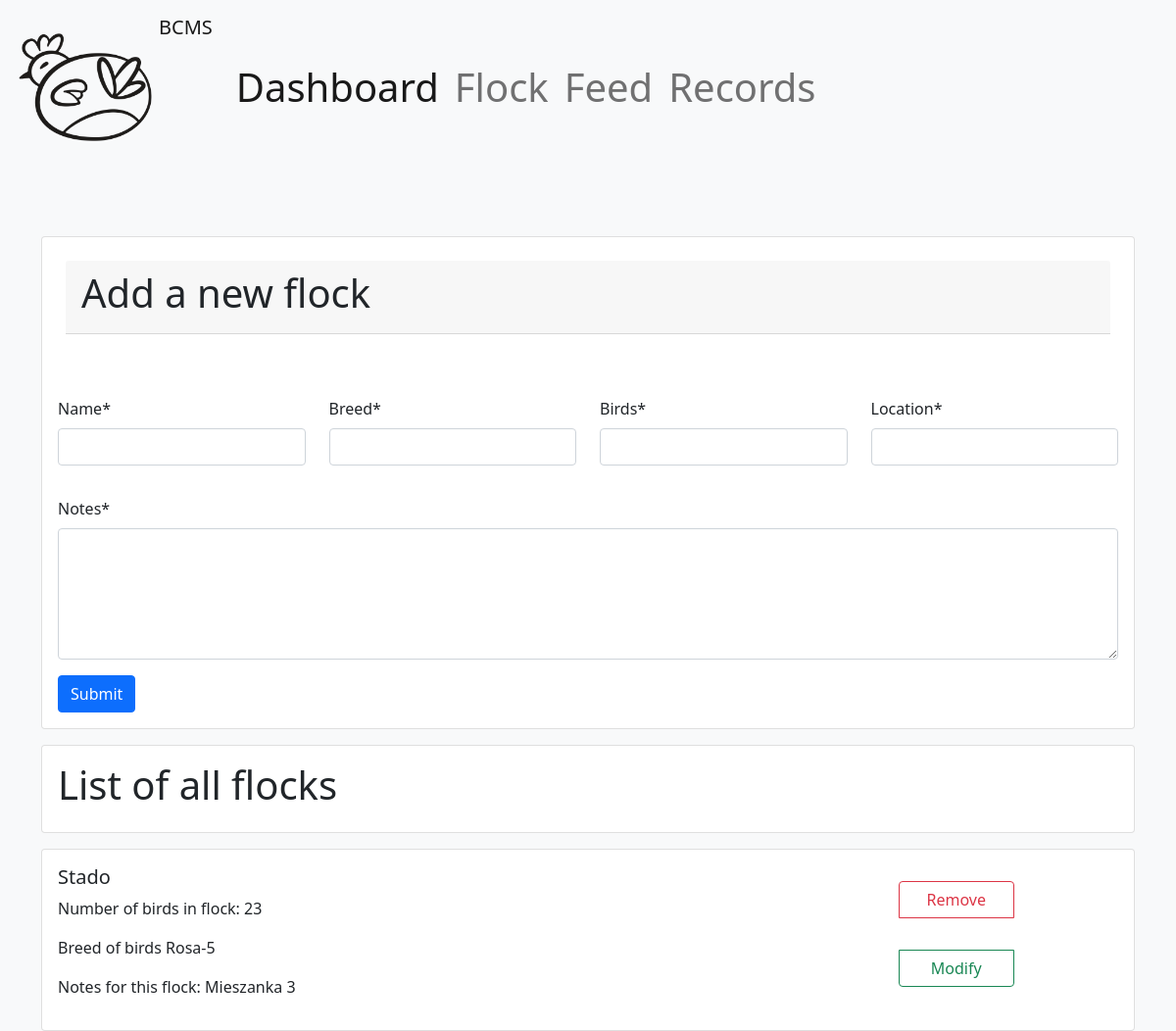
Page /flocks/ on the committed database.
### home/models.py (models this page shows, shortened)
class Flock(models.Model):
    name = models.CharField(max_length=64)
    birds_count = models.IntegerField(verbose_name='birds')
    breed = models.CharField(max_length=64)
    notes = models.CharField(max_length=255)
    location = models.CharField(max_length=64)

### home/views.py (the view, shortened to what this page needs)
# urls.py: path('flocks/', FlockView.as_view(), name='flocks'),
class FlockView(View):
    def get(self, request):
        form = FlockForm()
        flock_list = Flock.objects.all()
        ctx = {
            'form': form,
            'flock_list': flock_list
        }
        return render(request, 'home/flock-view.html', ctx)

### home/forms.py
class FlockForm(forms.ModelForm):
    class Meta:
        model = Flock
        fields = {'name', 'birds_count', 'breed', 'notes', 'location'}
        widgets = {
            'notes': forms.Textarea(attrs={'rows': 5})
        }

### home/templates/home/flock-view.html (shortened to what this page needs)
{% extends 'base.html' %}
{% load crispy_forms_filters %}
{% load crispy_forms_tags %}
{% load static %}
{% block content %}
            {% include 'partial/_flock_form.html' %}
    <body class="bg-light">
    <div class="card mb-3 mt-3">
        <div class="card-body">
            <h1> List of all flocks </h1>
        </div>
    </div>
    {% for flock in flock_list %}
        <div class="card mb3">
            <div class="row">
                <div class="col-9">
                    <div>
                        <div class="card-body mb-3">
                            <h5 class="card-title">{{ flock.name }}</h5>
                            <p class="card-text">Number of birds in flock: {{ flock.birds_count }}</p>
                            <p class="card-text">Breed of birds {{ flock.breed }}</p>
                            <p class="card-text">Notes for this flock: {{ flock.notes }}</p>
                        </div>
                    </div>
                </div>
                <div class="col-3 card-body  ">
                    <div class="btn-group-vertical ">
                        <a href="{% url 'home:flock-delete' pk=flock.pk %}" class="btn btn-outline-danger m-3 ">Remove</a>
                        <a href="{% url 'home:flock-update' pk=flock.id %}" class="btn btn-outline-success m-3">Modify</a>
                    </div>
                </div>
            </div>
        </div>
        </div>
    {% empty %}
        <div class="card mb-3">
            <div class="card-body">
                <h5> No flocks in database yet. Pleas add one below </h5>
            </div>
        </div>
    {% endfor %}
    </body>
{% endblock %}

### rows in the picture
Flock: name "Stado", birds_count "23", breed "Rosa-5", notes "Mieszanka 3"
